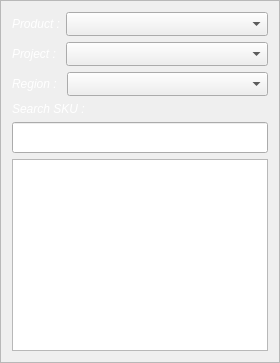
            <widget class="QFrame" name="f_view_find">
             <property name="sizePolicy">
              <sizepolicy hsizetype="Fixed" vsizetype="Preferred">
               <horstretch>0</horstretch>
               <verstretch>0</verstretch>
              </sizepolicy>
             </property>
             <property name="styleSheet">
              <string notr="true">#f_view_find
{
 background-color: #26364d;
}</string>
             </property>
             <property name="frameShape">
              <enum>QFrame::Shape::StyledPanel</enum>
             </property>
             <property name="frameShadow">
              <enum>QFrame::Shadow::Raised</enum>
             </property>
             <layout class="QGridLayout" name="gridLayout_14">
              <item row="4" column="0">
               <widget class="QLineEdit" name="tx_view_skuSearch">
                <property name="minimumSize">
                 <size>
                  <width>161</width>
                  <height>31</height>
                 </size>
                </property>
                <property name="alignment">
                 <set>Qt::AlignmentFlag::AlignCenter</set>
                </property>
               </widget>
              </item>
              <item row="3" column="0">
               <widget class="QLabel" name="label_5">
                <property name="font">
                 <font>
                  <pointsize>9</pointsize>
                  <italic>true</italic>
                 </font>
                </property>
                <property name="styleSheet">
                 <string notr="true">color: rgb(255, 255, 255);</string>
                </property>
                <property name="text">
                 <string>Search SKU :</string>
                </property>
               </widget>
              </item>
              <item row="0" column="0">
               <layout class="QHBoxLayout" name="horizontalLayout_24">
                <item>
                 <widget class="QLabel" name="label_36">
                  <property name="sizePolicy">
                   <sizepolicy hsizetype="Fixed" vsizetype="Preferred">
                    <horstretch>0</horstretch>
                    <verstretch>0</verstretch>
                   </sizepolicy>
                  </property>
                  <property name="font">
                   <font>
                    <pointsize>9</pointsize>
                    <italic>true</italic>
                   </font>
                  </property>
                  <property name="styleSheet">
                   <string notr="true">color: rgb(255, 255, 255);</string>
                  </property>
                  <property name="text">
                   <string>Product :</string>
                  </property>
                 </widget>
                </item>
                <item>
                 <widget class="QComboBox" name="cb_view_product">
                  <property name="minimumSize">
                   <size>
                    <width>107</width>
                    <height>24</height>
                   </size>
                  </property>
                  <property name="cursor">
                   <cursorShape>PointingHandCursor</cursorShape>
                  </property>
                 </widget>
                </item>
               </layout>
              </item>
              <item row="1" column="0">
               <layout class="QHBoxLayout" name="horizontalLayout_23">
                <property name="spacing">
                 <number>10</number>
                </property>
                <item>
                 <widget class="QLabel" name="label_35">
                  <property name="sizePolicy">
                   <sizepolicy hsizetype="Fixed" vsizetype="Preferred">
                    <horstretch>0</horstretch>
                    <verstretch>0</verstretch>
                   </sizepolicy>
                  </property>
                  <property name="font">
                   <font>
                    <pointsize>9</pointsize>
                    <italic>true</italic>
                   </font>
                  </property>
                  <property name="styleSheet">
                   <string notr="true">color: rgb(255, 255, 255);</string>
                  </property>
                  <property name="text">
                   <string>Project :</string>
                  </property>
                 </widget>
                </item>
                <item>
                 <widget class="QComboBox" name="cb_view_project">
                  <property name="minimumSize">
                   <size>
                    <width>107</width>
                    <height>24</height>
                   </size>
                  </property>
                  <property name="cursor">
                   <cursorShape>PointingHandCursor</cursorShape>
                  </property>
                  <property name="mouseTracking">
                   <bool>true</bool>
                  </property>
                 </widget>
                </item>
               </layout>
              </item>
              <item row="2" column="0">
               <layout class="QHBoxLayout" name="horizontalLayout">
                <property name="spacing">
                 <number>10</number>
                </property>
                <item>
                 <widget class="QLabel" name="label_8">
                  <property name="sizePolicy">
                   <sizepolicy hsizetype="Fixed" vsizetype="Preferred">
                    <horstretch>0</horstretch>
                    <verstretch>0</verstretch>
                   </sizepolicy>
                  </property>
                  <property name="font">
                   <font>
                    <pointsize>9</pointsize>
                    <italic>true</italic>
                   </font>
                  </property>
                  <property name="styleSheet">
                   <string notr="true">color: rgb(255, 255, 255);</string>
                  </property>
                  <property name="text">
                   <string>Region :</string>
                  </property>
                 </widget>
                </item>
                <item>
                 <widget class="QComboBox" name="cb_view_region">
                  <property name="minimumSize">
                   <size>
                    <width>107</width>
                    <height>24</height>
                   </size>
                  </property>
                  <property name="cursor">
                   <cursorShape>PointingHandCursor</cursorShape>
                  </property>
                  <property name="mouseTracking">
                   <bool>true</bool>
                  </property>
                 </widget>
                </item>
               </layout>
              </item>
              <item row="5" column="0">
               <widget class="QListView" name="list_view_sku"/>
              </item>
             </layout>
            </widget>
